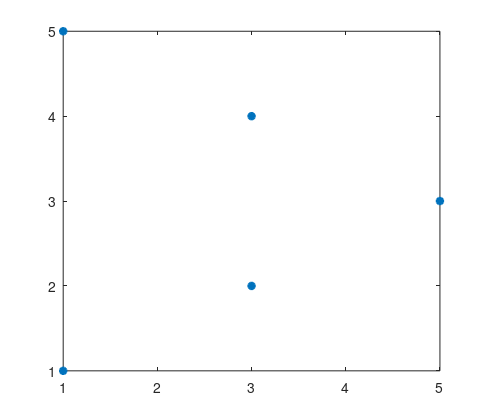

This chart was generated by the following MATLAB code: (Note: this script raises an error after producing the figure.)
%%


hf = figure(2);
set(hf,'PaperUnits','Points');
set(hf,'PaperPosition',[650,550,350,300]);

plot([1 3 5 3 1], [1 2 3 4 5], '*','LineWidth',2);
hold on;
plot(x,y);

xlabel 'x [m]' 
ylabel 'y [m]'

legend 'Waypoints' 'Actual Trajectory' 'Location' 'West'
grid on

title 'Circular Trajectory Tracking'

print -dpng -r500 './PWMPlots/CircularTrajectory.png'
